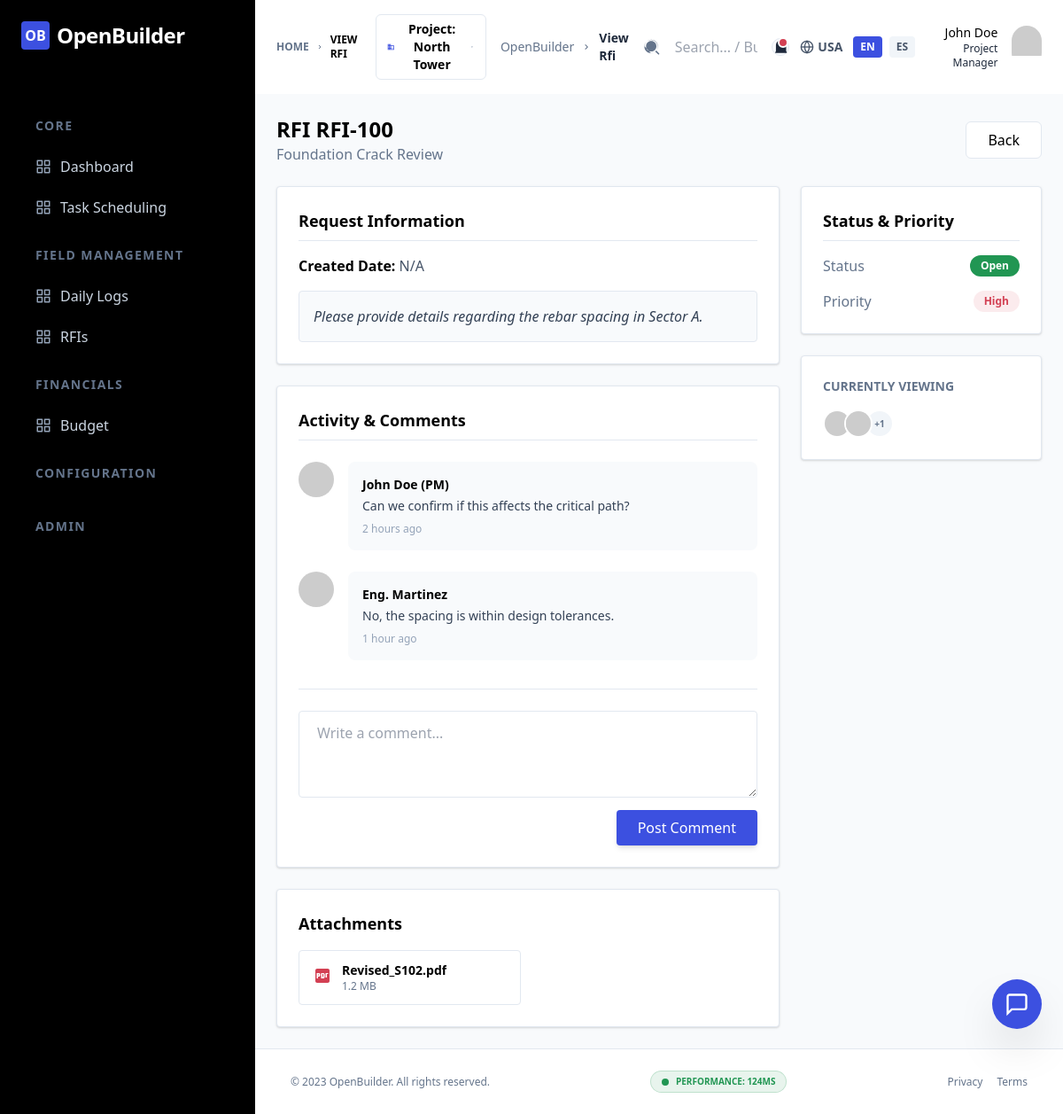
Screenshot of /?page=view_rfi&id=2&lang=en (signed in) with the database file from the repository.
### tables this page shows
CREATE TABLE rfis (
            id INTEGER PRIMARY KEY AUTOINCREMENT,
            ref_number TEXT NOT NULL,
            subject TEXT NOT NULL,
            status TEXT NOT NULL DEFAULT 'Open',
            priority TEXT NOT NULL DEFAULT 'Medium',
            due_date TEXT NOT NULL
        );

### templates/view_rfi.php (the view, shortened to what this page needs)
<?php
$rfi = null;
if (isset($_GET['id'])) {
    $stmt = $pdo->prepare("SELECT * FROM rfis WHERE id = :id");
    $stmt->execute([':id' => $_GET['id']]);
    $rfi = $stmt->fetch(PDO::FETCH_ASSOC);
}
function get_priority_color($p) {
    switch ($p) {
        case 'High': return 'text-danger bg-danger bg-opacity-10';
    }
}
?>
<?php if ($rfi): ?>
<div class="mb-6 flex flex-col gap-3 sm:flex-row sm:items-center sm:justify-between">
    <div>
        <h2 class="text-2xl font-bold text-black">RFI <?php echo htmlspecialchars($rfi['ref_number']); ?></h2>
        <p class="text-slate-500"><?php echo htmlspecialchars($rfi['subject']); ?></p>
    </div>
    <div class="flex gap-3">
        <a href="?page=rfis&lang=<?php echo $lang; ?>" class="inline-flex items-center justify-center rounded-md border border-stroke bg-white py-2 px-6 text-center font-medium text-black hover:shadow-md transition-all">
            <?php echo $lang === 'es' ? 'Volver' : 'Back'; ?>
        </a>
    </div>
</div>
<div class="grid grid-cols-1 gap-6 lg:grid-cols-3">
    <div class="lg:col-span-2 space-y-6">
        <div class="card">
            <h3 class="text-lg font-bold text-black mb-4 border-b border-stroke pb-2"><?php echo $lang === 'es' ? 'Información de la Solicitud' : 'Request Information'; ?></h3>
            <div class="space-y-4">
                <p class="text-slate-600">
                    <span class="font-bold text-black"><?php echo $lang === 'es' ? 'Fecha de Creación:' : 'Created Date:'; ?></span>
                    <?php echo ($rfi['created_at'] ?? "N/A"); ?>
                </p>
                <div class="p-4 bg-slate-50 rounded border border-stroke italic text-slate-700">
                    <?php echo $lang === 'es' ? 'Por favor proporcione detalles sobre el espaciado de las varillas en el Sector A.' : 'Please provide details regarding the rebar spacing in Sector A.'; ?>
                </div>
            </div>
        </div>
        <div class="card">
            <h3 class="text-lg font-bold text-black mb-6 border-b border-stroke pb-2"><?php echo $lang === 'es' ? 'Actividad y Comentarios' : 'Activity & Comments'; ?></h3>
            <div class="space-y-6">
                <div class="flex gap-4">
                    <span class="h-10 w-10 rounded-full overflow-hidden flex-shrink-0">
                        <img src="https://ui-avatars.com/api/?name=PM&background=3C50E0&color=fff" alt="User">
                    </span>
                    <div class="flex-1 bg-slate-50 p-4 rounded-lg relative">
                        <p class="text-sm font-bold text-black mb-1">John Doe (PM)</p>
                        <p class="text-sm text-slate-700"><?php echo $lang === 'es' ? '¿Podemos confirmar si esto afecta la ruta crítica?' : 'Can we confirm if this affects the critical path?'; ?></p>
                        <span class="text-xs text-slate-400 mt-2 block">2 hours ago</span>
                    </div>
                </div>
                <div class="flex gap-4">
                    <span class="h-10 w-10 rounded-full overflow-hidden flex-shrink-0">
                        <img src="https://ui-avatars.com/api/?name=Eng&background=10B981&color=fff" alt="User">
                    </span>
                    <div class="flex-1 bg-slate-50 p-4 rounded-lg">
                        <p class="text-sm font-bold text-black mb-1">Eng. Martinez</p>
                        <p class="text-sm text-slate-700"><?php echo $lang === 'es' ? 'No, el espaciado está dentro de las tolerancias de diseño.' : 'No, the spacing is within design tolerances.'; ?></p>
                        <span class="text-xs text-slate-400 mt-2 block">1 hour ago</span>
                    </div>
                </div>
            </div>
            <div class="mt-8 pt-6 border-t border-stroke">
                <textarea rows="3" placeholder="<?php echo $lang === 'es' ? 'Escribe un comentario...' : 'Write a comment...'; ?>" class="w-full rounded border-[1.5px] border-stroke bg-transparent py-3 px-5 font-medium outline-none transition focus:border-primary active:border-primary"></textarea>
                <div class="mt-2 flex justify-end">
                    <button class="rounded bg-primary py-2 px-6 font-medium text-white hover:bg-opacity-90 shadow-md transition-all">
                        <?php echo $lang === 'es' ? 'Enviar' : 'Post Comment'; ?>
                    </button>
                </div>
            </div>
        </div>
        <div class="card">
            <h3 class="text-lg font-bold text-black mb-4"><?php echo $lang === 'es' ? 'Archivos Adjuntos' : 'Attachments'; ?></h3>
            <div class="grid grid-cols-2 gap-4">
                <div onclick="window.modals['preview-modal'].open()" class="flex items-center gap-3 p-3 border border-stroke rounded hover:bg-slate-50 cursor-pointer transition-all hover:scale-[1.02]">
                    <div class="overflow-hidden">
                        <p class="text-sm font-bold text-black truncate">Revised_S102.pdf</p>
                        <p class="text-xs text-slate-500">1.2 MB</p>
                    </div>
                </div>
            </div>
        </div>
    </div>
    <div class="space-y-6">
        <div class="card">
            <h3 class="text-lg font-bold text-black mb-4 border-b border-stroke pb-2"><?php echo $lang === 'es' ? 'Estado y Prioridad' : 'Status & Priority'; ?></h3>
            <div class="space-y-4">
                <div class="flex items-center justify-between">
                    <span class="text-slate-500 font-medium"><?php echo $lang === 'es' ? 'Estado' : 'Status'; ?></span>
                    <span class="inline-flex rounded-full py-1 px-3 text-xs font-bold bg-success text-white">
                        <?php echo htmlspecialchars($rfi['status']); ?>
                    </span>
                </div>
                <div class="flex items-center justify-between">
                    <span class="text-slate-500 font-medium"><?php echo $lang === 'es' ? 'Prioridad' : 'Priority'; ?></span>
                    <span class="inline-flex rounded-full py-1 px-3 text-xs font-bold <?php echo get_priority_color($rfi['priority']); ?>">
                        <?php echo htmlspecialchars($rfi['priority']); ?>
                    </span>
                </div>
            </div>
        </div>
        <div class="card">
            <h3 class="text-sm font-bold text-slate-500 uppercase mb-4"><?php echo $lang === 'es' ? 'Viendo Ahora' : 'Currently Viewing'; ?></h3>
            <div class="flex -space-x-2">
                <img src="https://ui-avatars.com/api/?name=JD&background=3C50E0&color=fff" class="h-8 w-8 rounded-full border-2 border-white" data-tooltip="John Doe (PM)">
                <img src="https://ui-avatars.com/api/?name=JS&background=10B981&color=fff" class="h-8 w-8 rounded-full border-2 border-white" data-tooltip="Jane Smith (Arch)">
                <div class="h-8 w-8 rounded-full bg-slate-100 border-2 border-white flex items-center justify-center text-[10px] font-bold text-slate-500">+1</div>
            </div>
        </div>
    </div>
</div>
<?php endif; ?>

### public/css/variables.css (style rules this page uses)
:root { --color-primary: hsl(231, 74%, 56%); --color-primary-dark: hsl(231, 74%, 46%); --color-danger-light: hsl(0, 75%, 96%); --bg-body: hsl(210, 20%, 98%); --bg-card: hsl(0, 0%, 100%); --text-main: hsl(210, 20%, 15%); --text-muted: hsl(210, 10%, 45%); }
:root { --primary: hsl(230, 70%, 55%); --primary-dark: hsl(230, 70%, 45%); --secondary: hsl(200, 15%, 43%); --accent: hsl(35, 90%, 55%); --success: hsl(150, 60%, 45%); --warning: hsl(35, 90%, 55%); --danger: hsl(0, 75%, 60%); --color-success: hsl(145, 63%, 36%); --color-warning: hsl(28, 87%, 62%); --color-danger: hsl(352, 63%, 54%); --color-body-bg: hsl(210, 40%, 96%); --color-text-main: hsl(215, 25%, 27%); --color-text-muted: hsl(215, 16%, 47%); --color-stroke: hsl(214, 32%, 91%); --color-white: hsl(0, 0%, 100%); --color-black: hsl(222, 47%, 11%); --glass-bg: hsla(0, 0%, 100%, 0.7); --glass-border: hsla(0, 0%, 100%, 0.3); --glass-blur: 10px; --space-1: 0.25rem; --space-2: 0.5rem; --space-3: 0.75rem; --space-4: 1rem; --space-6: 1.5rem; --space-8: 2rem; --space-10: 2.5rem; --shadow-sm: 0 1px 2px 0 rgba(0, 0, 0, 0.05); --shadow-default: 0 1px 3px 0 rgba(0, 0, 0, 0.1), 0 1px 2px 0 rgba(0, 0, 0, 0.06); --shadow-md: 0 4px 6px -1px rgba(0, 0, 0, 0.1), 0 2px 4px -1px rgba(0, 0, 0, 0.06); }

### public/css/base.css (style rules this page uses)
* { margin: 0; padding: 0; box-sizing: border-box; }
body { background-color: var(--color-body-bg); color: var(--color-text-main); font-family: 'Inter', -apple-system, BlinkMacSystemFont, "Segoe UI", Roboto, sans-serif; line-height: 1.5; }
h1, h2, h3, h4, h5, h6 { color: var(--color-black); font-weight: 700; }
a { color: var(--color-primary); text-decoration: none; transition: color 0.3s ease; }
.card { background: var(--color-white); border: 1px solid var(--color-stroke); border-radius: var(--space-1); padding: var(--space-6); box-shadow: var(--shadow-default); }
[data-tooltip] { position: relative; cursor: help; }
[data-tooltip]::after { content: attr(data-tooltip); position: absolute; bottom: 125%; left: 50%; transform: translateX(-50%); background: var(--black); color: white; padding: 4px 8px; border-radius: 4px; font-size: 11px; white-space: nowrap; opacity: 0; pointer-events: none; transition: opacity 0.2s; z-index: 1000; }

### rows the page displays
rfis: ref_number "RFI-100", subject "Foundation Crack Review", status "Open", priority "High"

### other values shown
$group['group_en'] "CORE"
$item['name_en'] "Dashboard"
$item['name_en'] "Task Scheduling"
$group['group_en'] "FIELD MANAGEMENT"
$item['name_en'] "Daily Logs"
$item['name_en'] "RFIs"
$group['group_en'] "FINANCIALS"
$item['name_en'] "Budget"
$group['group_en'] "CONFIGURATION"
$group['group_en'] "ADMIN"
str_replace('_', ' ', $page) "VIEW RFI"
$page_titles[$page][$lang] "View Rfi"
$region "USA"
$rfi['created_at'] "N/A"
